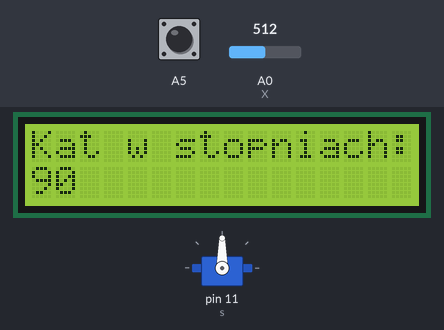
Simulated run of this sketch. Board: Arduino Uno, built with avr-gcc and run on an emulated ATmega328P. On the bench: servo, 16×2 character LCD. The inputs (shaded band) are chosen by the test bench; at power-on: A5 HIGH, A0 (X) = 512.

Above: at 1.2 s.
1.3 s: A5 pulled LOW for 0.3 s
At 1.47 s:
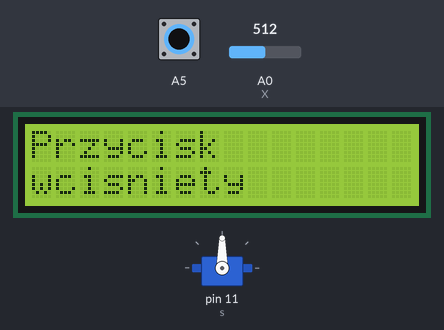
4.6 s: A0 (X) set to 716
At 5.0 s:
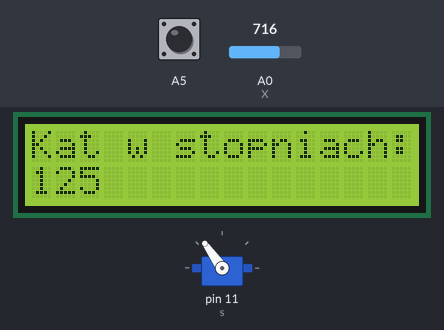
7.1 s: A0 (X) set to 900
At 7.6 s:
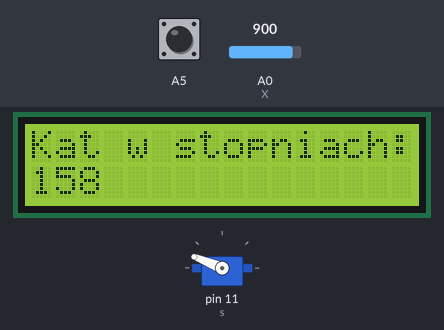
9.7 s: A0 (X) set to 306
At 10.1 s:
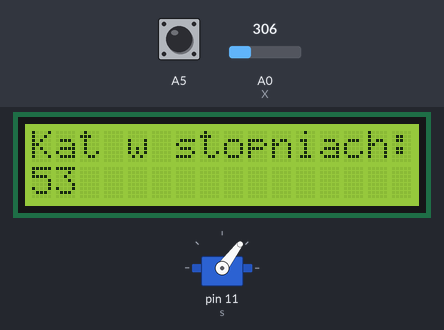
12.2 s: A0 (X) set to 122
At 12.7 s:
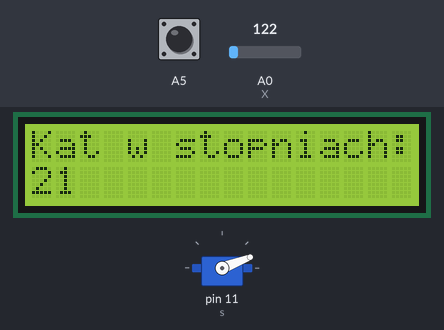
14.8 s: A0 (X) set to 0
At 15.2 s:
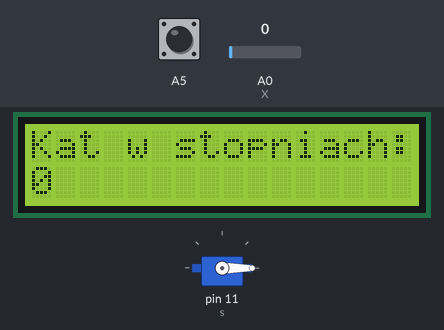
Timing chart, 0 to 17.8 s (numbered marks = the images above; inputs shaded):
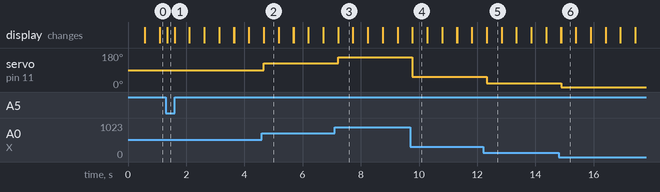

Measured:
- after the input at 1.3 s, the display: changes after 0.05 s (image 1)
- after the input at 4.6 s, servo on pin 11 (s): 90° → 125° after 0.07 s; the display: first differs from a run without the input after 0.07 s (image 2)
- after the input at 7.1 s, servo on pin 11 (s): 125° → 158° after 0.12 s; the display: first differs from a run without the input after 0.12 s (image 3)
- after the input at 9.7 s, servo on pin 11 (s): 158° → 53° after 0.07 s; the display: first differs from a run without the input after 0.07 s (image 4)
- after the input at 12.2 s, servo on pin 11 (s): 53° → 21° after 0.13 s; the display: first differs from a run without the input after 0.13 s (image 5)
- after the input at 14.8 s, servo on pin 11 (s): 21° → 0° after 0.08 s; the display: first differs from a run without the input after 0.08 s (image 6)
- what the display in image 2 shows lasts 0.5 s, from 4.7 s to 5.2 s

The sketch:

joystic.ino
```cpp
#include <Servo.h>
#include <LiquidCrystal.h>

LiquidCrystal lcd(2,3,4,5,6,7);
Servo s;

int X = 0;
int val;

void setup() {
 s.attach(11);
 pinMode(A5,INPUT);
 digitalWrite(A5,HIGH);
 lcd.begin(16,2);
}

void loop() {
  val = analogRead(X);
  val = map(val,0,1023,0,180);
  s.write(val);
  lcd.setCursor(0,0);
  lcd.print("Kat w stopniach: ");
  lcd.setCursor(0,1);
  lcd.print(val);

  if(!digitalRead(A5)){
    lcd.clear();
    lcd.setCursor(0,0);
    lcd.print("Przycisk");
    lcd.setCursor(0,1);
    lcd.print("wcisniety");
  }

  delay(250);
  lcd.clear();


}
```
